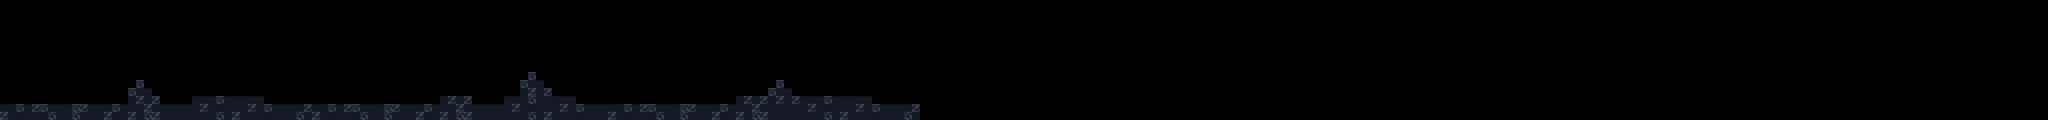

This is a level from a 2D game, rendered from its Tiled map with the project's own tilesets. A one-line summary and the map file follow, with tile-layer data summarised:
An orthogonal 256x15 tile map with 40x40 px tiles, 1 tile layer (タイル・レイヤー 1).

<map version="1.2" tiledversion="1.3.5" orientation="orthogonal" renderorder="right-down" width="256" height="15" tilewidth="40" tileheight="40" infinite="0" nextlayerid="2" nextobjectid="1">
 <editorsettings>
  <export target="myGame01.csv" format="csv" />
 </editorsettings>
 <tileset firstgid="1" source="sprite.tsx" />
 <layer id="1" name="タイル・レイヤー 1" width="256" height="15">
  <data>[3840 cells, 289 non-empty, 7 distinct tile ids]</data>
 </layer>
</map>
